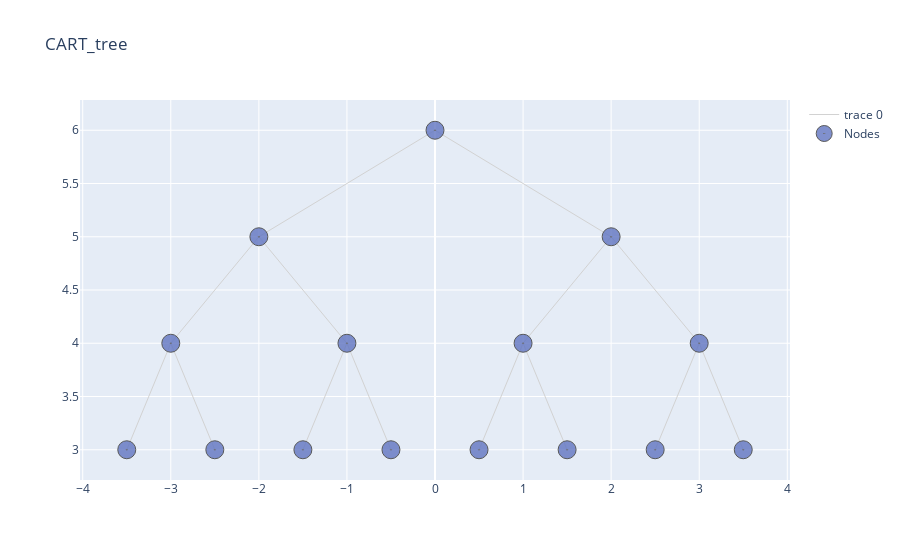

The notebook cell saved with this chart:
### Code cell
cart.print_tree(table = False, html= False) #returns panda dataframe atm

### Figure 1 — Plotly figure (JSON) as saved in the notebook; plotly's stock layout.template omitted (floating-point values rounded to 4 significant figures)
{"data": [{"hoverinfo": "none", "line": {"color": "rgb(210,210,210)", "width": 1}, "mode": "lines", "type": "scatter", "x": [0, -2, null, 0, 2, null, -2, -3, null, -2, -1, null, 2, 1, null, 2, 3, null, -3, -3.5, null, -3, -2.5, null, -1, -1.5, null, -1, -0.5, null, 1, 0.5, null, 1, 1.5, null, 3, 2.5, null, 3, 3.5, null], "y": [6, 5, null, 6, 5, null, 5, 4, null, 5, 4, null, 5, 4, null, 5, 4, null, 4, 3, null, 4, 3, null, 4, 3, null, 4, 3, null, 4, 3, null, 4, 3, null, 4, 3, null, 4, 3, null]}, {"hoverinfo": "text", "marker": {"color": "#6175c1", "line": {"color": "rgb(50,50,50)", "width": 1}, "size": 18, "symbol": "circle-dot"}, "mode": "markers", "name": "Nodes", "opacity": 0.8, "text": ["Class: 3, tau : 0.73, Samples : 10529", "Class: 3, tau : 0.49, Samples : 4204", "Class: 1, tau : 0.42, Samples : 3902", "Class: 1, tau : 0.7, Samples : 3544", "Class: 4, tau : 0.57, Samples : 32859", "Class: 3, tau : 0.48, Samples : 9612", "Class: 4, tau : 0.42, Samples : 7825", "Class: 1, tau : 0.57, Samples : 3628", "car_ownership in ('2', '1'), tau : 0.35, Samples : 76103", "distance_group in ('distance01', 'distance02', 'distance03', 'distance04'), tau : 0.46, Samples : 22179", "distance_group in ('distance05', 'distance06'), tau : 0.65, Samples : 14733", "distance_group in ('distance01', 'distance02'), tau : 0.5, Samples : 7446", "distance_group in ('distance01', 'distance02', 'distance03'), tau : 0.43, Samples : 53924", "trafficperc_group in ('3mediumhigh_traffic', '4high_traffic'), tau : 0.49, Samples : 42471", "distance_group in ('distance10', 'distance01'), tau : 0.43, Samples : 11453"], "type": "scatter", "x": [-3.5, -2.5, -1.5, -0.5, 0.5, 1.5, 2.5, 3.5, 0, -2, -3, -1, 2, 1, 3], "y": [3, 3, 3, 3, 3, 3, 3, 3, 6, 5, 4, 4, 5, 4, 4]}], "layout": {"title": {"text": "CART_tree"}}}
